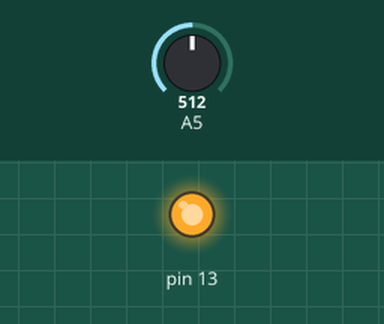
This sketch was run on a simulated Arduino Uno, built with avr-gcc and run on an emulated ATmega328P. Shown: output pins drawn as LEDs (lit = HIGH). The inputs (shaded band) are chosen by the test bench; at power-on: A5 = 512.

Above: at 1.3 s.
1.4 s: A5 set to 0
At 2.1 s:
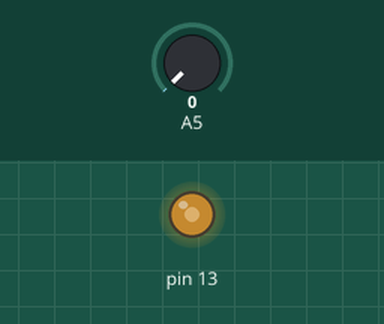
3.0 s: A5 set to 122
At 3.18 s:
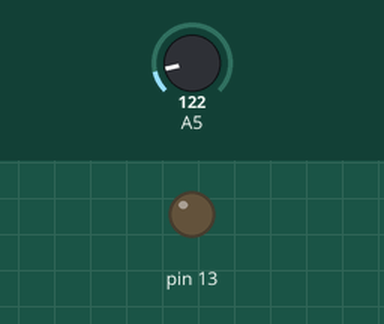
Timing chart, 0 to 12.1 s (numbered marks = the images above; inputs shaded):
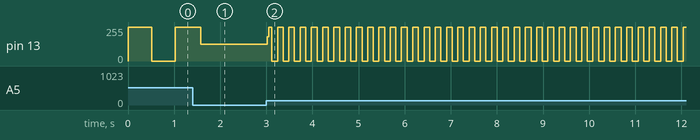

The sketch:

04_POT.ino
```cpp
/***   Global variables   ***/

/***   Function declaration   ***/

void setup()
{
  pinMode(13,OUTPUT);
  pinMode(A5,INPUT);
}


void loop()
{
    digitalWrite(13,HIGH);
    delay(analogRead(A5));
    digitalWrite(13,LOW);
    delay(analogRead(A5));
}

/***   Function definition   ***/
```

Measured:
- after the input at 3.0 s, pin 13: 126/255 → 181/255 at once, then moves between 0/255 and 255/255, repeating every 0.49 s
